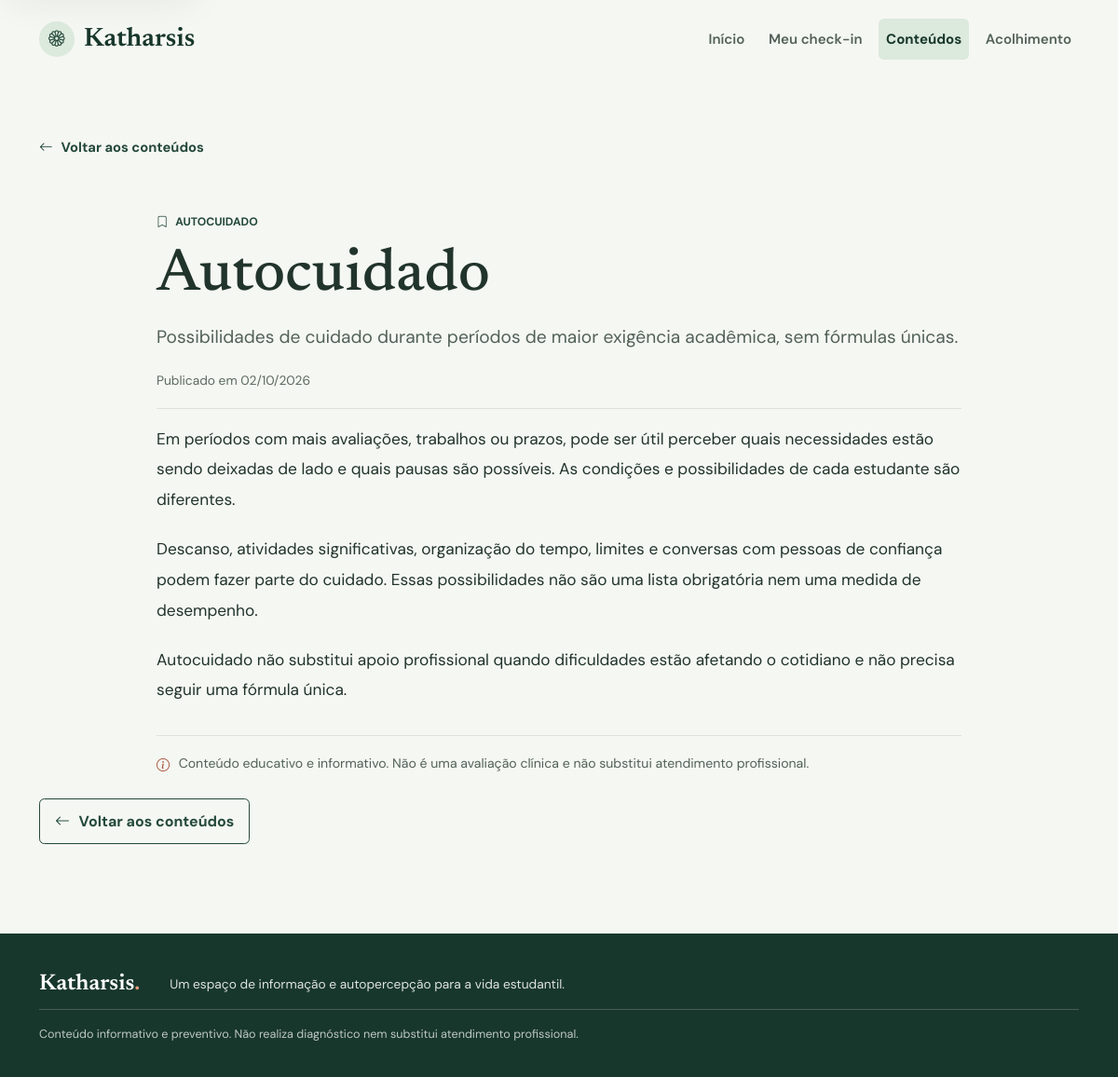
Page /conteudos/5/ on the committed database.
### conteudos/models.py (models this page shows, shortened)
class Conteudo(models.Model):
	titulo = models.CharField(max_length=200)
	resumo = models.TextField()
	texto = models.TextField()
	categoria = models.ForeignKey(
		Categoria,
		on_delete=models.PROTECT,
		related_name='conteudos',
	)
	data_publicacao = models.DateTimeField(default=timezone.now)
	ativo = models.BooleanField(default=False)
	class Meta:
		ordering = ('titulo',)
		verbose_name = 'conteúdo'
		verbose_name_plural = 'conteúdos'

class Categoria(models.Model):
	nome = models.CharField(max_length=100, unique=True)
	slug = models.SlugField(max_length=120, unique=True)
	descricao = models.TextField(blank=True)
	class Meta:
		ordering = ('nome',)
		verbose_name = 'categoria'
		verbose_name_plural = 'categorias'

### conteudos/views.py (the view)
# urls.py: path('<int:pk>/', views.detalhe, name='detalhe'),
def detalhe(request, pk):
	conteudo = get_object_or_404(
		Conteudo.objects.select_related('categoria'),
		pk=pk,
		ativo=True,
	)
	return render(request, 'conteudos/detalhe.html', {'conteudo': conteudo})

### templates/conteudos/detalhe.html (shortened to what this page needs)
{% extends 'base.html' %}
{% block content %}
<section class="article-page" aria-labelledby="article-title">
  <div class="container site-container">
    <a class="content-back" href="{% url 'conteudos:lista' %}"><i class="bi bi-arrow-left" aria-hidden="true"></i> Voltar aos conteúdos</a>
    <article class="article-detail">
      <p class="article-category"><i class="bi bi-bookmark" aria-hidden="true"></i> {{ conteudo.categoria.nome }}</p>
      <h1 id="article-title">{{ conteudo.titulo }}</h1>
      <p class="article-summary">{{ conteudo.resumo }}</p>
      <p class="article-date">Publicado em <time datetime="{{ conteudo.data_publicacao|date:'c' }}">{{ conteudo.data_publicacao|date:'d/m/Y' }}</time></p>
      <div class="article-body">{{ conteudo.texto|linebreaks }}</div>
      <p class="article-disclaimer"><i class="bi bi-info-circle" aria-hidden="true"></i> Conteúdo educativo e informativo. Não é uma avaliação clínica e não substitui atendimento profissional.</p>
    </article>
    <a class="btn article-back-button" href="{% url 'conteudos:lista' %}"><i class="bi bi-arrow-left" aria-hidden="true"></i> Voltar aos conteúdos</a>
  </div>
</section>
{% endblock %}

### static/css/estilo.css (style rules this page uses)
:root { color-scheme: light; --color-ink: #21342b; --color-ink-soft: #526158; --color-forest: #24493a; --color-forest-deep: #18372c; --color-paper: #f5f7f2; --color-white: #ffffff; --color-line: #dce3dc; --color-coral: #e39b7d; --color-coral-deep: #a74e36; --color-error-surface: #f7e8e4; --color-sage: #dce9dd; --color-sky: #d9e8e7; --font-body: "DM Sans", "Segoe UI", sans-serif; --font-display: "Newsreader", Georgia, serif; --space-section: 6.25rem; --space-content: 1.5rem; --border-subtle: 1px solid var(--color-line); --radius-control: 0.35rem; --shadow-soft: 0 0.75rem 2.5rem rgba(24, 55, 44, 0.08); }
* { box-sizing: border-box; }
html { scroll-behavior: smooth; scroll-padding-top: 5.5rem; }
body { margin: 0; background: var(--color-paper); color: var(--color-ink); font-family: var(--font-body); font-size: 1rem; line-height: 1.65; }
.site-container { width: min(100% - 3rem, 78rem); }
.content-back { display: inline-flex; min-height: 2.75rem; align-items: center; gap: 0.55rem; padding: 0.35rem 0; color: var(--color-forest); font-size: 0.92rem; font-weight: 700; text-decoration: none; }
.library-page, .article-page { min-height: 70vh; padding: 3.25rem 0 5.5rem; background: var(--color-paper); }
.library-heading h1, .article-detail h1 { margin: 0; color: var(--color-ink); font-family: var(--font-display); font-size: 3.5rem; font-weight: 500; line-height: 1.08; }
.library-category, .article-category { display: flex; align-items: center; gap: 0.5rem; margin: 0 0 0.85rem; color: var(--color-forest); font-size: 0.76rem; font-weight: 700; text-transform: uppercase; }
.library-disclaimer, .article-disclaimer { display: flex; align-items: flex-start; gap: 0.6rem; max-width: 58rem; margin: 1.5rem 0 0; color: var(--color-ink-soft); font-size: 0.88rem; }
.library-disclaimer .bi, .article-disclaimer .bi { flex: 0 0 auto; margin-top: 0.15rem; color: var(--color-coral-deep); }
.article-page { padding-bottom: 6rem; }
.article-detail { max-width: 54rem; margin: 3rem auto 0; }
.article-category { margin-bottom: 0.85rem; }
.article-detail h1 { font-size: 4rem; }
.article-summary { margin: 1rem 0 0; color: var(--color-ink-soft); font-size: 1.2rem; line-height: 1.55; }
.article-date { margin: 1.3rem 0 0; padding-bottom: 1.1rem; border-bottom: var(--border-subtle); color: #5c6a61; font-size: 0.86rem; }
.article-body { padding-top: 1rem; color: var(--color-ink); font-size: 1.08rem; line-height: 1.9; }
.article-body p { margin: 0 0 1.25rem; }
.article-disclaimer { margin-top: 2rem; padding-top: 1.1rem; border-top: var(--border-subtle); }
.article-back-button { display: inline-flex; min-height: 3rem; align-items: center; gap: 0.6rem; margin-top: 1.5rem; padding: 0.7rem 1rem; border: 1px solid var(--color-forest); border-radius: var(--radius-control); color: var(--color-forest); font-weight: 700; }

### rows in the picture
Conteudo: categoria.nome "AUTOCUIDADO", titulo "Autocuidado", resumo "Possibilidades de cuidado durante períodos de maior exigência acadêmica, sem fórmulas únicas.", data_publicacao "02/10/2026", texto "Em períodos com mais avaliações, trabalhos ou prazos, pode ser útil perceber quais necessidades estão sendo deixadas de lado e quais pausas são possíveis. As condições e possibilidades de cada estudante são diferentes. Descanso, atividades significativas, organização do tempo, limites e conversas com pessoas de confiança podem fazer parte do cuidado. Essas possibilidades não são uma lista obrigatória nem uma medida de desempenho. Autocuidado não substitui apoio profissional quando dificuldades estão afetando o cotidiano e não precisa seguir uma fórmula única."
